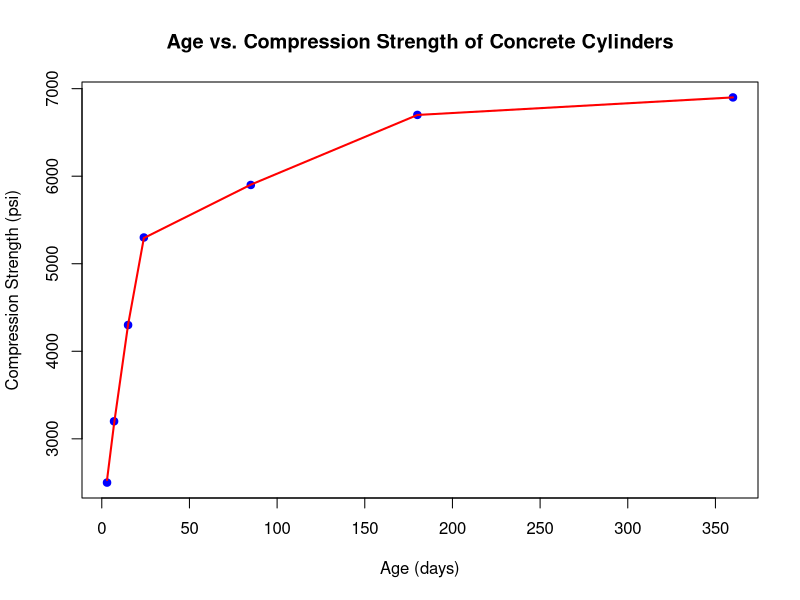

Write the R code that produced this figure.
## ---- chunk 1
knitr::opts_chunk$set(echo = TRUE)
## ---- chunk 2
Age <- c(3,7,15,24,85,180,360)
Strength <- c(2500,3200,4300,5300,5900,6700,6900)

plot(Age, Strength, 
     main = "Age vs. Compression Strength of Concrete Cylinders",
     xlab = "Age (days)", 
     ylab = "Compression Strength (psi)",
     pch = 19,        # Solid circle
     col = "blue")    # Color of the points

lines(smooth.spline(Age, Strength), col = "red", lwd = 2)

print("Automatic calculations")
# Pearson's Correlation
pearson_cor <- cor(Age, Strength, method = "pearson")
print(paste("Pearson's r:", round(pearson_cor, 4)))

# Spearman's Rank Correlation
spearman_cor <- cor(Age, Strength, method = "spearman")
print(paste("Spearman's rho:", round(spearman_cor, 4)))

# Kendall's Tau
kendall_cor <- cor(Age, Strength, method = "kendall")
print(paste("Kendall's Tau:", round(kendall_cor, 4)))

print("Manual calculations")

n<- length(Age)

# Step 1: Calculate Means
mean_Age <- sum(Age) / n
mean_Strength <- sum(Strength) / n

# Step 2: Calculate Deviations from Means
dev_Age <- Age - mean_Age
dev_Strength <- Strength - mean_Strength

# Step 3: Calculate Numerator (Covariance)
numerator <- sum(dev_Age * dev_Strength)

# Step 4: Calculate Denominator (Product of Standard Deviations)
denominator <- sqrt(sum(dev_Age^2) * sum(dev_Strength^2))

# Step 5: Calculate Pearson's r
pearson_r <- numerator / denominator

# Display the result
cat("Manual Calculation of Pearson's r:", round(pearson_r, 4), "\n")

rank_Age <- rank(Age, ties.method = "average")
rank_Strength <- rank(Strength, ties.method = "average")

# Step 2: Calculate Differences in Ranks
d <- rank_Age - rank_Strength

# Step 3: Calculate d^2
d_squared <- d^2

# Step 4: Sum of d^2
sum_d_squared <- sum(d_squared)

# Step 5: Calculate Spearman's rho
spearman_rho <- 1 - (6 * sum_d_squared) / (n * (n^2 - 1))

# Display the result
cat("Manual Calculation of Spearman's rho:", round(spearman_rho, 4), "\n")

calculate_kendall_tau <- function(x, y) {
  C <- 0  # Concordant pairs
  D <- 0  # Discordant pairs
  n <- length(x)
  
  for(i in 1:(n-1)) {
    for(j in (i+1):n) {
      # Compare pairs
      if((x[i] < x[j] && y[i] < y[j]) || (x[i] > x[j] && y[i] > y[j])) {
        C <- C + 1
      } else if((x[i] < x[j] && y[i] > y[j]) || (x[i] > x[j] && y[i] < y[j])) {
        D <- D + 1
      }
      # Ties are not considered in this basic implementation
    }
  }
  
  tau <- (C - D) / (0.5 * n * (n - 1))
  return(tau)
}

# Calculate Kendall's Tau
kendall_tau <- calculate_kendall_tau(Age, Strength)

# Display the result
cat("Manual Calculation of Kendall's Tau:", round(kendall_tau, 4), "\n")

## ---- chunk 3

